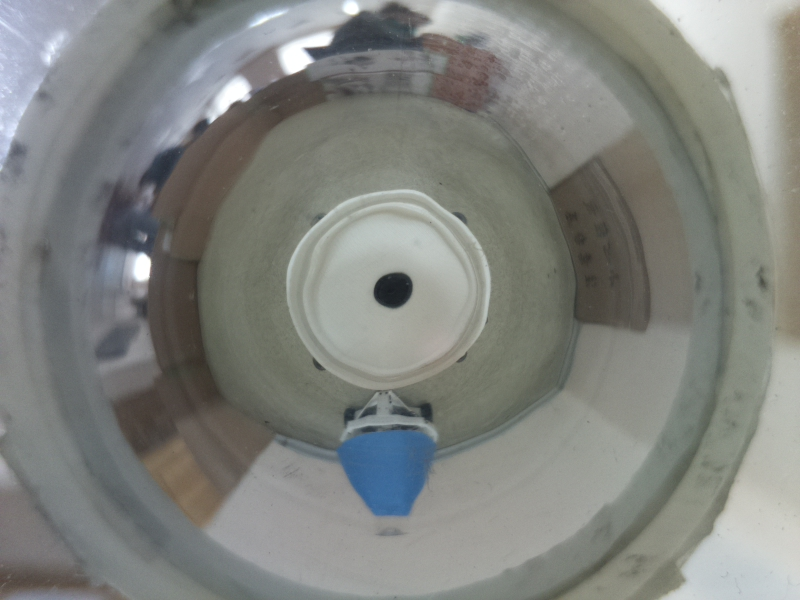
#> input picture python/TubeDiameter/image_input/100mm.jpg, 800 x 600 px, found by its file name
$ python TubeDiameter.py image_input/100mm.jpg   (older library calls are emulated)
#> lines starting #> are read from the running program, lines starting #| are printed output that depends on the picture; after the words box and inside, x2 and y2 are one past the last pixel; in counts of white or black regions, pixels touching at a corner belong together
# -*- coding: utf-8 -*-
# Moving Image + Recognition of Red Color + Display of Maximum Area
# import the necessary packages
import cv2
import numpy as np
import threading
import json
import sys
import math

# フレームサイズ
FRAME_W = 800
FRAME_H = 600

#読み込むピクチャのファイル名
FILE_DIST = 200
FILE_DIST_COLOR = 100

#ノイズの輪郭を制限する定数
NOISE_MIN = 1e3
NOISE_MAX = 1e5

HSV_CONV = 0.70 #HSV, 360dankai => 256dankai , 250/360 = 0.7
#colorRange = [[RedMin],[RedMax],[BlueMin],[BlueMax],[GreenMin],[GreenMax],[PurpleMin][PurpleMax],[YellowMin][YellowMax]]
colorRange = [[30*HSV_CONV,330*HSV_CONV], [200*HSV_CONV,240*HSV_CONV], [80*HSV_CONV,150*HSV_CONV], [240*HSV_CONV,300*HSV_CONV],[40*HSV_CONV,80*HSV_CONV]]

#コマンドライン引数の受け取りのため
args = sys.argv
#-----------------------------------------------------------------------------------
# Loading still Image
def loading_still_image():
  image = cv2.imread('C:\\Users\\nct20\\Documents\\GitHub\\man-hole-Taka\\python\\TubeDiameter\\image_input\\100mm.jpg')
#> image is the input picture: shape (600, 800, 3); mean B, G, R 126.8, 131.1, 128.8
  #template = cv2.imread('C:\\Users\\nct20\\Documents\\GitHub\\man-hole-Taka\\python\\TubeDiameter\\image_input\\'+'color_sample_'+str(FILE_DIST_COLOR)+'mm.jpg')
  return image

#キー処理＆画面終了＆保存
def key_action(image):

  k = cv2.waitKey(0)
  # ESC:プログラム終了,s:セーブ＋プログラム終了
  if k == 27:         # wait for ESC key to exit
    cv2.destroyAllWindows()
  elif k == ord('s'): # wait for 's' key to save and exit
   cv2.imwrite('C:\\Users\\nct20\\Documents\\GitHub\\man-hole-Taka\\python\\TubeDiameter\\image_output\\'+ 'test1.jpg',image)
   cv2.destroyAllWindows()

  # 終了処理
  cv2.destroyAllWindows()

# Find Target Color
def find_rect_of_target_color(getImage, colorNum):
  hsv = cv2.cvtColor(getImage, cv2.COLOR_BGR2HSV_FULL)
  h = hsv[:, :, 0]
  s = hsv[:, :, 1]
  mask = np.zeros(h.shape, dtype=np.uint8)

  #Red
  if(colorNum == 1):
      mask[( (h < colorRange[0][0]) | (h > colorRange[0][1]) ) & (s > 128)] = 255
  #Blue
  elif(colorNum == 2):
      mask[((h > colorRange[1][0]) & (h < colorRange[1][1])) & (s > 60)] = 255
  #GReeeeN
  elif(colorNum == 3):
      mask[((h > colorRange[2][0]) & (h < colorRange[2][1])) & (s > 60)] = 255
  #Purple
  elif(colorNum == 4):
      mask[((h > colorRange[3][0]) & (h < colorRange[3][1])) & (s > 50)] = 255
  #Yellow
  elif(colorNum == 5):
      mask[((h > colorRange[4][0]) & (h < colorRange[4][1])) & (s > 128)] = 255

  getImage,contours,hierarchy = cv2.findContours(mask, cv2.RETR_TREE, cv2.CHAIN_APPROX_SIMPLE)
  rects = []

  for i in range(0,2):
    for contour in contours:
      approx = cv2.convexHull(contour)
      rect = cv2.minAreaRect(approx) #回転を考慮した矩形の導出
      rects.append(np.array(rect))

  return rects

def draw_rotation_rectangle(rects,image):
  #rects [[0],[1]] [[0],[1]] = [[x],[y]] [[w],[h]]
  rect = tuple(max(rects, key = (lambda x: x[1][0] * x[1][1])))
  box = cv2.boxPoints(rect)
  box = np.int0(box)

  image = cv2.drawContours(image,[box],0,(0,0,255),2)
  #print ('w:' + str(rect[1][0]) + ',h:' + str(rect[1][1]))
  #print (str(COEFFICIENT_DF*((rect[1][0]*rect[1][1])**(INDEX_DF))))


# 指定した画像(path)の物体を検出し、外接矩形の画像を出力します
def detect_contour(src, blocksize, param1):
    print('Im in Detect Contour')
    # グレースケール画像へ変換
    gray = cv2.cvtColor(src, cv2.COLOR_BGR2GRAY)

    # 2値化 元は50
    # retval, th1 = cv2.threshold(gray, GRAY_THRESHOLD, 255, cv2.THRESH_BINARY)
    # th2 = cv2.adaptiveThreshold(gray,255,cv2.ADAPTIVE_THRESH_MEAN_C,cv2.THRESH_BINARY,11,2)
    th3 = cv2.adaptiveThreshold(gray, 255, cv2.ADAPTIVE_THRESH_GAUSSIAN_C, cv2.THRESH_BINARY, blocksize, param1)
    # cv2.imshow('Result',th3)

    # 輪郭を抽出
    #   contours : [領域][Point No][0][x=0, y=1]
    #   cv2.CHAIN_APPROX_NONE: 中間点も保持する
    #   cv2.CHAIN_APPROX_SIMPLE: 中間点は保持しない
    image, contours, hierarchy = cv2.findContours(th3, cv2.RETR_TREE,
                                                  cv2.CHAIN_APPROX_SIMPLE)  # ObjectTrackingは、findContours(mask, cv2.RETR_TREE, cv2.CHAIN_APPROX_SIMPLE)

    print('findContours')
    # 矩形検出された数（デフォルトで0を指定)
    detect_count = 0

    # 各輪郭に対する処理
    for i in range(0, len(contours)):
        # 輪郭の領域を計算
        area = cv2.contourArea(contours[i])
        epsilon = 0.1 * cv2.arcLength(contours[i], True)
        approx = cv2.approxPolyDP(contours[i], epsilon, True)

        # ノイズ（小さすぎる領域）と全体の輪郭（大きすぎる領域）を除外
        if area < NOISE_MIN or NOISE_MAX < area:
            continue

        # 外接矩形
        if len(contours[i]) > 0:
            rect = contours[i]
            x, y, w, h = cv2.boundingRect(approx)
            cv2.rectangle(approx, (x, y), (x + w, y + h), (0, 255, 0), 2)

            # 外接矩形毎に画像を保存
            # cv2.imwrite('{C:\Users\nct20\Documents\AIS}' + str(detect_count) + '.jpg', src[y:y + h, x:x + w])

            detect_count = detect_count + 1

    # 外接矩形された画像を表示
    cv2.imshow('output', src)

    k = cv2.waitKey(0)
    # ESC:プログラム終了,s:セーブ＋プログラム終了
    if k == 27:  # wait for ESC key to exit
        cv2.destroyAllWindows()
    elif k == ord('s'):  # wait for 's' key to save and exit
        cv2.imwrite(
            'C:\\Users\\nct20\\Documents\\GitHub\\man-hole-Taka\\python\\TubeDiameter\\image_output\\real_tube' + args[1] + '_' + str(
                blocksize) + '_' + str(int(param1)) + '.jpg', approx)
        cv2.destroyAllWindows()

    # 終了処理
    cv2.destroyAllWindows()

if __name__ == '__main__':
 #print('Loading Image File now')
 for i in range(1, 2):
 # Loading Still Image
  #print('Loading Image File now')
  image = loading_still_image()
  print('Loaded Image File.')
  image = cv2.flip(image, 1)
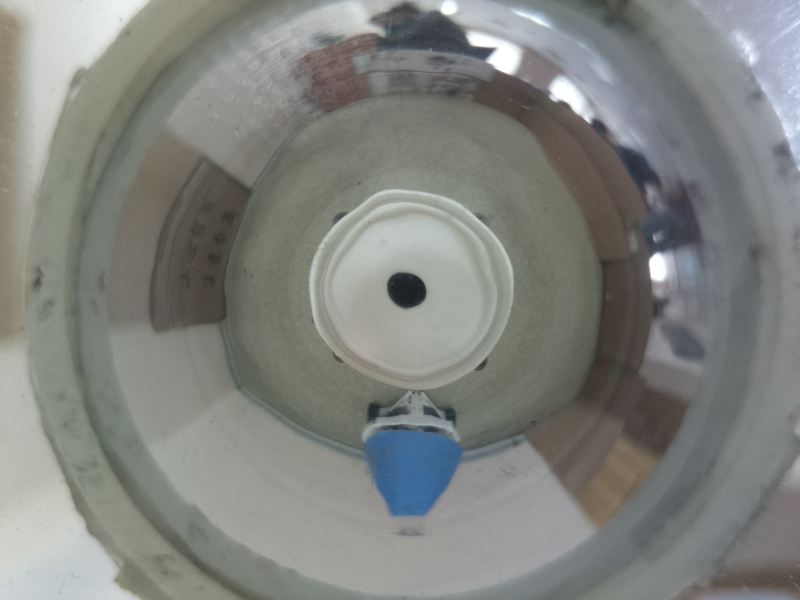
#> image: shape (600, 800, 3); mean B, G, R 126.8, 131.1, 128.8
  print('Flipede Image File.')
  detect_contour(image, 11, float(i))
#> in detect_contour, `gray = cv2.cvtColor(src, cv2.COLOR_BGR2GRAY)`:
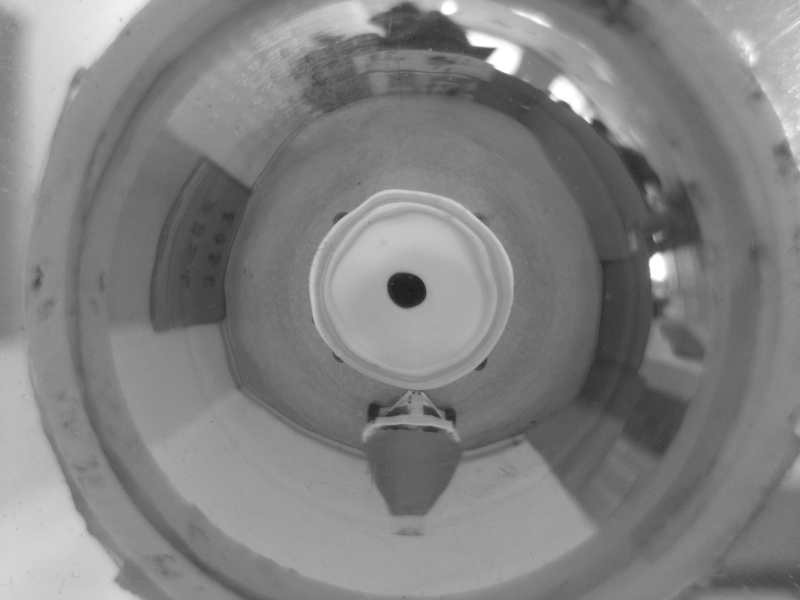
#> gray: shape (600, 800); min 27, max 255, mean 129.9
#> in detect_contour, `th3 = cv2.adaptiveThreshold(gray, 255, cv2.ADAPTIVE_THRESH_GAUSSIAN_C,..`:
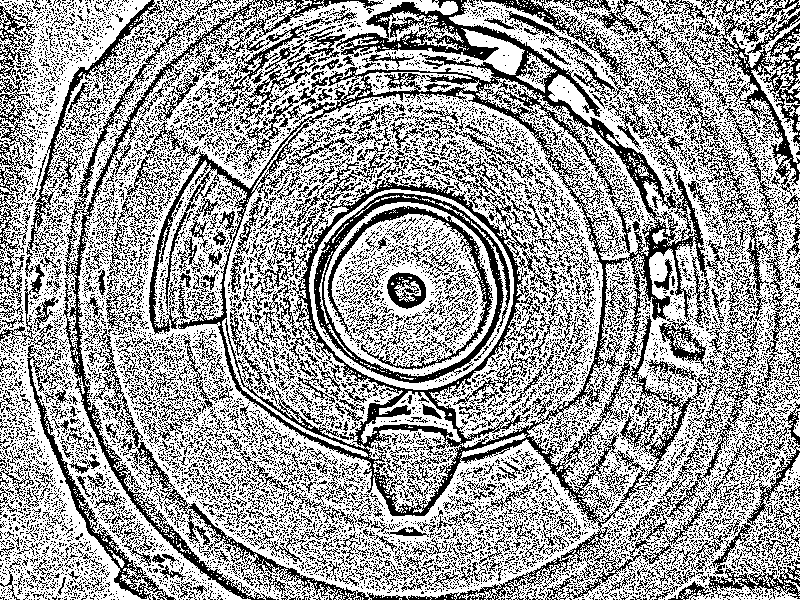
#> th3: shape (600, 800); 62.4% white; black in thin lines or dots
#> in detect_contour, `image, contours, hierarchy = cv2.findContours(th3, cv2.RETR_TREE, cv2...`: contours = 33897 contours, 32060 with area under 20; largest, box (x1, y1, x2, y2) and area: (0, 0, 800, 600) 444457, (297, 176, 525, 450) 39416, (309, 189, 514, 390) 31373, (313, 192, 511, 384) 28282, (324, 202, 497, 377) 22798
#> the loop in detect_contour, `for i in range(0, len(contours)):` made 33897 passes
#> (area, epsilon, approx) on passes 36, 54: (22.5, 6.38, [[692, 590], [679, 596]]), (24.5, 5.94, [[784, 580], [799, 595], [796, 583]])
#> after the loop in detect_contour, `for i in range(0, len(contours)):`: detect_count = 11
#> (key Esc is pressed here)

  cv2.imshow('Recognition Now.', image)
  key_action(image)
#> (key Esc is pressed here)
